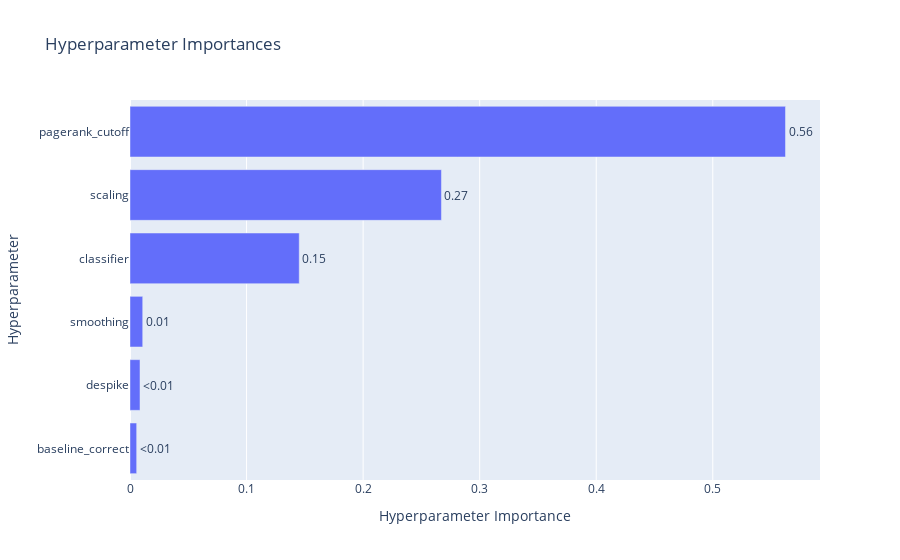

Source (notebook cell):
### Code cell
optuna.visualization.plot_param_importances(study)

### Figure 1 — Plotly figure (JSON) as saved in the notebook; plotly's stock layout.template omitted (floating-point values rounded to 4 significant figures)
{"data": [{"cliponaxis": false, "hovertemplate": ["baseline_correct (CategoricalDistribution): 0.005721300256070546<extra></extra>", "despike (CategoricalDistribution): 0.008586258497253682<extra></extra>", "smoothing (CategoricalDistribution): 0.010916374262664638<extra></extra>", "classifier (CategoricalDistribution): 0.14520040103357748<extra></extra>", "scaling (CategoricalDistribution): 0.2671965405170183<extra></extra>", "pagerank_cutoff (FloatDistribution): 0.5623791254334153<extra></extra>"], "name": "Objective Value", "orientation": "h", "text": ["<0.01", "<0.01", "0.01", "0.15", "0.27", "0.56"], "textposition": "outside", "type": "bar", "x": [0.005721, 0.008586, 0.01092, 0.1452, 0.2672, 0.5624], "y": ["baseline_correct", "despike", "smoothing", "classifier", "scaling", "pagerank_cutoff"]}], "layout": {"title": {"text": "Hyperparameter Importances"}, "xaxis": {"title": {"text": "Hyperparameter Importance"}}, "yaxis": {"title": {"text": "Hyperparameter"}}}}
